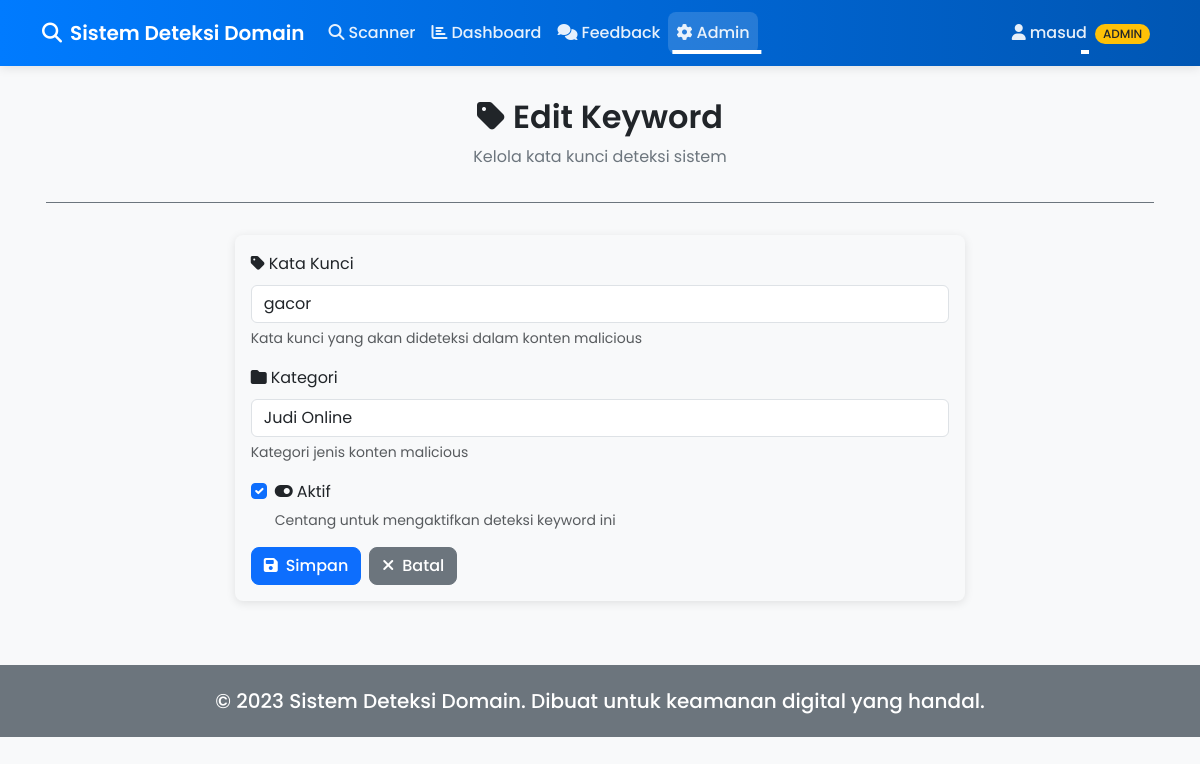
/scanner/keywords/2/edit/ (signed in), run on the app's committed database.
### scanner/models.py (models this page shows, shortened)
class CustomUser(AbstractUser):
    ROLE_CHOICES = [
        ('user', 'User'),
        ('moderator', 'Moderator'),
        ('admin', 'Administrator'),
        ('superuser', 'Superuser'),
    ]
    organization_name = models.CharField(max_length=100, blank=True, null=True)
    user_api_key = models.CharField(max_length=255, blank=True, null=True, help_text="SerpApi key milik user/instansi (jika ada)")
    role = models.CharField(
        max_length=20,
        choices=ROLE_CHOICES,
        default='user',
        help_text='Role pengguna untuk kontrol akses'
    )
    is_premium = models.BooleanField(
        default=False,
        help_text='Apakah user memiliki akses premium (permanent storage)'
    )
    @property
    def is_admin(self):
        return self.role in ['admin', 'superuser'] or self.is_superuser

class MaliciousKeyword(models.Model):
    CATEGORY_CHOICES = [
        ('judi', 'Judi Online'),
        ('pornografi', 'Pornografi'),
        ('hacking', 'Hacking/Malware'),
        ('phishing', 'Phishing'),
        ('narkoba', 'Narkoba/Obat Terlarang'),
        ('penipuan', 'Penipuan/Scam'),
        ('terorisme', 'Terorisme'),
        ('pemalsuan', 'Pemalsuan'),
        ('perdagangan_manusia', 'Perdagangan Manusia'),
        ('konten_kekerasan', 'Konten Kekerasan'),
        ('prostitusi', 'Prostitusi'),
        ('perjudian_ilegal', 'Perjudian Ilegal'),
        ('pornografi_anak', 'Pornografi Anak'),
        ('other', 'Lainnya'),
    ]
    keyword = models.CharField(
        max_length=100,
        unique=True,
        help_text='Kata kunci untuk deteksi malicious content'
    )
    category = models.CharField(
        max_length=20,
        choices=CATEGORY_CHOICES,
        default='other',
        help_text='Kategori keyword'
    )
    is_active = models.BooleanField(
        default=True,
        help_text='Apakah keyword aktif digunakan'
    )
    created_at = models.DateTimeField(auto_now_add=True)
    updated_at = models.DateTimeField(auto_now=True)
    created_by = models.ForeignKey(
        settings.AUTH_USER_MODEL,
        on_delete=models.SET_NULL,
        null=True,
        blank=True,
        related_name='created_keywords',
        help_text='User yang membuat keyword'
    )
    class Meta:
        verbose_name = 'Malicious Keyword'
        verbose_name_plural = 'Malicious Keywords'
        ordering = ['-created_at']

### scanner/views.py (the view)
# urls.py: path('keywords/<int:keyword_id>/edit/', views.keyword_edit_view, name='keyword_edit'),
@login_required
def keyword_edit_view(request, keyword_id):
    if not request.user.is_admin:
        messages.error(request, 'Anda tidak memiliki izin untuk mengakses halaman ini.')
        return redirect('scanner:scanner_page')
    keyword = KeywordService.get_keyword(keyword_id)
    if not keyword:
        messages.error(request, 'Keyword tidak ditemukan.')
        return redirect('scanner:keywords')
    if request.method == 'POST':
        form = KeywordForm(request.POST, instance=keyword)
        if form.is_valid():
            try:
                old_keyword = keyword.keyword
                keyword = KeywordService.update_keyword(
                    keyword_id=keyword_id,
                    keyword=form.cleaned_data.get('keyword'),
                    category=form.cleaned_data.get('category'),
                    is_active=form.cleaned_data.get('is_active')
                )
                ActivityLog.objects.create(
                    user=request.user,
                    action='UPDATE_KEYWORD',
                    details=f'Updated keyword: {old_keyword} -> {keyword.keyword} ({keyword.category})'
                )
                messages.success(request, f'Keyword "{keyword.keyword}" berhasil diperbarui.')
                return redirect('scanner:keywords')
            except Exception as e:
                logger.error(f"Error updating keyword: {e}", exc_info=True)
                messages.error(request, f'Error: {str(e)}')
    else:
        form = KeywordForm(instance=keyword)
    context = {'form': form, 'keyword': keyword, 'title': 'Edit Keyword'}
    return render(request, 'scanner/keyword_form.html', context)

### scanner/forms.py
class KeywordForm(forms.ModelForm):
    class Meta:
        model = MaliciousKeyword
        fields = ['keyword', 'category', 'is_active']
        widgets = {
            'keyword': forms.TextInput(attrs={
                'class': 'form-control',
                'placeholder': 'Masukkan kata kunci',
                'required': True
            }),
            'category': forms.Select(attrs={
                'class': 'form-control',
                'required': True
            }),
            'is_active': forms.CheckboxInput(attrs={
                'class': 'form-check-input'
            })
        }
        labels = {
            'keyword': 'Kata Kunci',
            'category': 'Kategori',
            'is_active': 'Aktif'
        }
        help_texts = {
            'keyword': 'Kata kunci yang akan dideteksi dalam konten malicious',
            'category': 'Kategori jenis konten malicious',
            'is_active': 'Centang untuk mengaktifkan deteksi keyword ini'
        }

### scanner/context_processors.py (called while the page is built)
def partnerships(request):
    context = {}
    try:
        from scanner.models import Partnership
        partnerships_list = Partnership.objects.filter(is_active=True).order_by('display_order', 'name')
        context['partnerships'] = partnerships_list
    except Exception as e:
        logger.warning(f"Error loading partnerships: {e}", exc_info=True)
        context['partnerships'] = []
    return context

### scanner/services/keyword_service.py (called while the page is built)
    @staticmethod
    def get_keyword(keyword_id: int) -> Optional[MaliciousKeyword]:
        try:
            return MaliciousKeyword.objects.get(id=keyword_id)
        except MaliciousKeyword.DoesNotExist:
            return None

### scanner/templates/scanner/keyword_form.html (shortened to what this page needs)
{% extends "scanner/base.html" %}
{% block content %}
<div class="page-header">
    <h1><i class="fas fa-tag me-2"></i>{% if title %}{{ title }}{% else %}Manajemen Kata Kunci{% endif %}</h1>
    <p class="lead">Kelola kata kunci deteksi sistem</p>
</div>
<div class="row justify-content-center">
    <div class="col-lg-8">
        <div class="card">
            <div class="card-body">
                <form method="post">
                    <div class="mb-3">
                        <label for="{{ form.keyword.id_for_label }}" class="form-label">
                            <i class="fas fa-tag me-1"></i>{{ form.keyword.label }}
                        </label>
                        {{ form.keyword }}
                        {% if form.keyword.help_text %}
                        <div class="form-text">{{ form.keyword.help_text }}</div>
                        {% endif %}
                    </div>
                    <div class="mb-3">
                        <label for="{{ form.category.id_for_label }}" class="form-label">
                            <i class="fas fa-folder me-1"></i>{{ form.category.label }}
                        </label>
                        {{ form.category }}
                        {% if form.category.help_text %}
                        <div class="form-text">{{ form.category.help_text }}</div>
                        {% endif %}
                    </div>
                    <div class="mb-3">
                        <div class="form-check">
                            {{ form.is_active }}
                            <label class="form-check-label" for="{{ form.is_active.id_for_label }}">
                                <i class="fas fa-toggle-on me-1"></i>{{ form.is_active.label }}
                            </label>
                            {% if form.is_active.help_text %}
                            <div class="form-text">{{ form.is_active.help_text }}</div>
                            {% endif %}
                        </div>
                    </div>
                    <div class="d-flex gap-2">
                        <button type="submit" class="btn btn-primary">
                            <i class="fas fa-save me-2"></i>Simpan
                        </button>
                        <a href="{% url 'scanner:keywords' %}" class="btn btn-secondary">
                            <i class="fas fa-times me-2"></i>Batal
                        </a>
                    </div>
                </form>
            </div>
        </div>
    </div>
</div>
{% endblock %}

### scanner/templates/scanner/base.html (shortened to what this page needs)
<!DOCTYPE html>
<html lang="en">
<head>
    <link href="https://cdn.jsdelivr.net/npm/bootstrap@5.3.0/dist/css/bootstrap.min.css" rel="stylesheet">
    <link href="https://cdnjs.cloudflare.com/ajax/libs/font-awesome/6.4.0/css/all.min.css" rel="stylesheet">
</head>
<body>
    <nav class="navbar navbar-expand-lg navbar-dark">
        <div class="container">
            <a class="navbar-brand" href="{% url 'scanner:scanner_page' %}">
                <i class="fas fa-search me-2"></i>Sistem Deteksi Domain
            </a>
            <div class="collapse navbar-collapse" id="navbarNav">
                <ul class="navbar-nav me-auto">
                    <li class="nav-item">
                        <a class="nav-link {% if request.resolver_match.url_name == 'scanner_page' %}active{% endif %}"
                           href="{% url 'scanner:scanner_page' %}">
                            <i class="fas fa-search me-1"></i>Scanner
                        </a>
                    </li>
                    <li class="nav-item">
                        <a class="nav-link {% if request.resolver_match.url_name == 'dashboard' %}active{% endif %}"
                           href="{% url 'scanner:dashboard' %}">
                            <i class="fas fa-chart-bar me-1"></i>Dashboard
                        </a>
                    </li>
                    <li class="nav-item">
                        <a class="nav-link {% if request.resolver_match.url_name == 'feedback' %}active{% endif %}"
                           href="{% url 'scanner:feedback' %}">
                            <i class="fas fa-comments me-1"></i>Feedback
                        </a>
                    </li>
                    {% if user.is_admin %}
                    <li class="nav-item dropdown">
                        <a class="nav-link dropdown-toggle {% if 'config' in request.resolver_match.url_name or 'audit' in request.resolver_match.url_name or 'users' in request.resolver_match.url_name or 'keyword' in request.resolver_match.url_name %}active{% endif %}"
                           href="#" id="adminDropdown" role="button" data-bs-toggle="dropdown" aria-expanded="false">
                            <i class="fas fa-cog me-1"></i>Admin
                        </a>
                    </li>
                    {% endif %}
                </ul>
                <ul class="navbar-nav">
                    <li class="nav-item dropdown">
                        <a class="nav-link dropdown-toggle" href="#" id="userDropdown" role="button" data-bs-toggle="dropdown" aria-expanded="false">
                            <i class="fas fa-user me-1"></i>{{ user.username }}
                            {% if user.is_admin %}
                                <span class="badge bg-warning text-dark ms-1">ADMIN</span>
                            {% else %}
                                <span class="badge bg-info text-white ms-1">CLIENT</span>
                            {% endif %}
                        </a>
                    </li>
                </ul>
            </div>
        </div>
    </nav>
    <main class="container main-content">
        {% block content %}{% endblock %}
    </main>
    <footer>
        <div class="container">
            <h5>&copy; 2023 Sistem Deteksi Domain. Dibuat untuk keamanan digital yang handal.</h5>
        </div>
    </footer>
</body>
</html>

### scanner/templates/scanner/base.html (style rules this page uses)
:root { --primary-color: #007bff; --secondary-color: #f8f9fa; --accent-color: #6c757d; --text-color: #212529; --shadow-light: 0 2px 10px rgba(0, 0, 0, 0.1); --border-radius: 8px; --transition: all 0.3s ease; }
body { font-family: 'Poppins', sans-serif; background-color: var(--secondary-color); color: var(--text-color); line-height: 1.6; margin: 0; padding: 0; }
.navbar { background: linear-gradient(90deg, var(--primary-color), #0056b3); box-shadow: var(--shadow-light); padding: 0.75rem 1rem; transition: var(--transition); }
.navbar-brand { font-weight: 600; font-size: 1.25rem; color: #fff !important; transition: var(--transition); }
.navbar-nav .nav-link { font-weight: 500; color: rgba(255, 255, 255, 0.9) !important; padding: 0.5rem 1rem; transition: var(--transition); position: relative; }
.navbar-nav .nav-link::after { content: ''; position: absolute; bottom: 0; left: 50%; width: 0; height: 2px; background: #fff; transition: var(--transition); transform: translateX(-50%); }
.navbar-nav .nav-link:hover::after, .navbar-nav .nav-link.active::after { width: 100%; }
.navbar-nav .nav-link.active { background: rgba(255, 255, 255, 0.15); border-radius: var(--border-radius); }
.main-content { padding: 2rem 1rem; min-height: 70vh; }
.page-header { margin-bottom: 2rem; padding-bottom: 1rem; border-bottom: 1px solid var(--accent-color); text-align: center; }
.page-header h1 { color: var(--text-color); font-weight: 600; margin-bottom: 0.5rem; font-size: 2rem; }
.page-header .lead { color: var(--accent-color); font-weight: 400; font-size: 1rem; }
.card { border: none; border-radius: var(--border-radius); box-shadow: var(--shadow-light); background: var(--secondary-color); transition: var(--transition); overflow: hidden; }
.btn { border-radius: var(--border-radius); font-weight: 500; transition: var(--transition); position: relative; overflow: hidden; }
.badge { font-weight: 500; border-radius: 20px; }
footer { background: var(--accent-color); color: var(--text-color); text-align: center; padding: 1.5rem 0; margin-top: 2rem; font-size: 0.9rem; }
footer h5 { color: #ffffff; margin: 0; }

### data on the page
CustomUser: username "masud"
MaliciousKeyword: keyword "gacor", category "Judi Online", is_active "☑"

### other printed values
{{ title }} "Edit Keyword"
